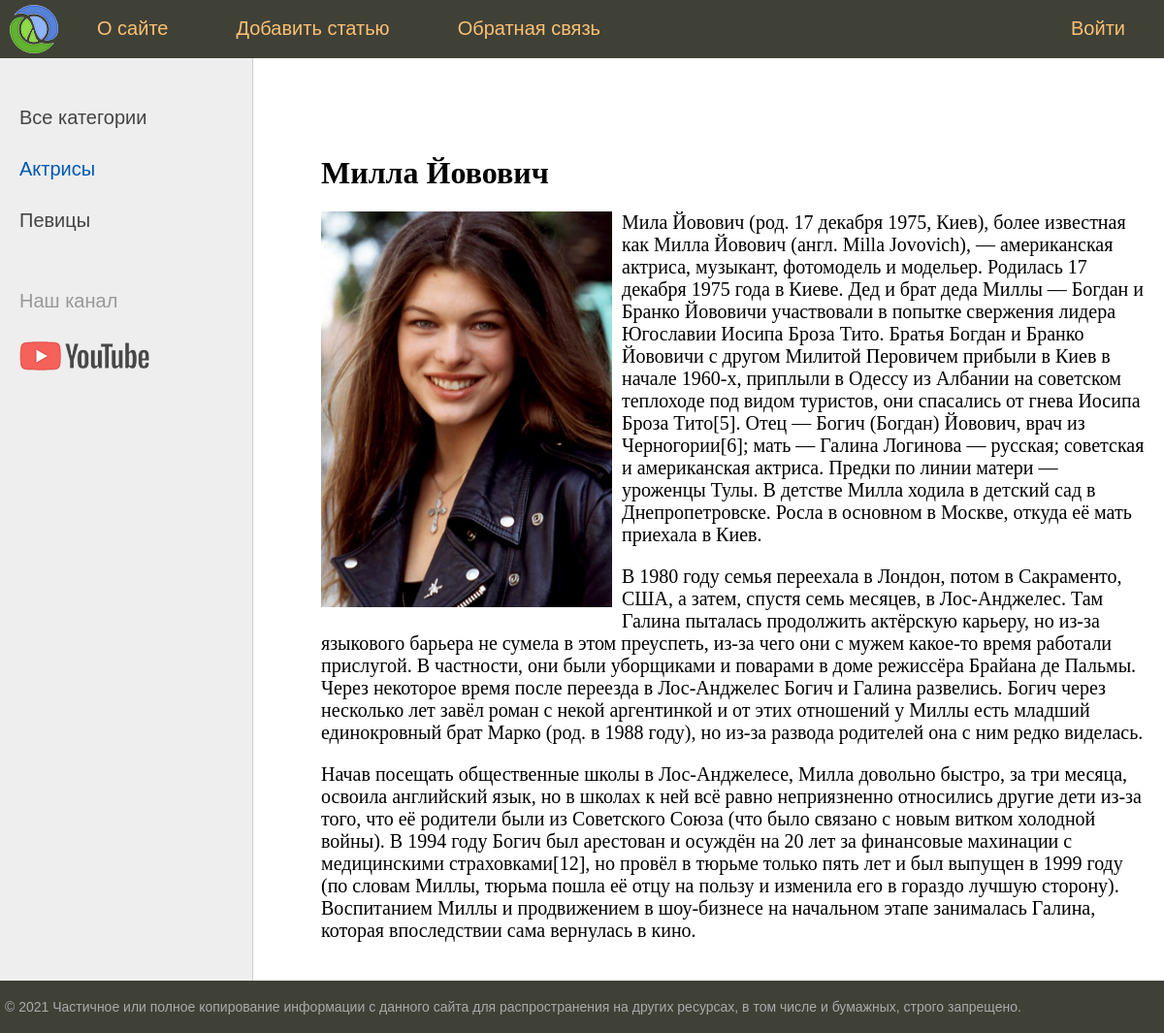
Screenshot of /3/ with the database file from the repository.
### women/models.py (models this page shows, shortened)
class Category(models.Model):
    name = models.CharField(max_length=100, db_index=True, verbose_name="Категория")                       #  Название рубрики
    def get_absolute_url(self):
        return reverse('category', kwargs={'cat_id': self.pk})
    class Meta:
        verbose_name = 'Категорию'
        verbose_name_plural = 'Категории'
        ordering = ['id']

class Women(models.Model):
    title = models.CharField(max_length=255, verbose_name="Заголовок")
    content = models.TextField(blank=True, verbose_name="Текст статьи")                                    #  blank=True поле может оставаться пустым
    photo = models.ImageField(upload_to="photos/%Y/%m/%d/", verbose_name="Фото")                           #  подкаталог photos/%Y/%m/%d/ текущий год/месяц/день
    time_create = models.DateTimeField(auto_now_add=True, verbose_name="Время создания")                   #  auto_now_add=True примет текущее время в момент записи и его не поменяет
    time_update = models.DateTimeField(auto_now=True, verbose_name="Время изменения")                      #  auto_now=True примет текущее время в момент записи и его поменяет в случае редактирования
    is_published = models.BooleanField(default=True, verbose_name="Публикация")                            #  default=True при добавлении новой записи то данное поле по умол. примет True
    cat = models.ForeignKey('Category', on_delete=models.PROTECT, null=True, verbose_name="Категория")     # 'Category' имя класса в кавычках поскольку class Category идет после class Women
    class Meta:
        verbose_name = 'Известные женщины'
        verbose_name_plural = 'Известные женщины'
        ordering = ['time_create', 'title']                                                                #  Сортировка по времени в admin django

### women/views.py (the view)
# urls.py: path('<int:post_id>/', show_post, name='post'),
def show_post(request, post_id):
    post = get_object_or_404(Women, pk=post_id)
    context = {
        'post': post,
        'menu': menu,
        'title': post.title,
        'cat_selected': post.cat_id,
    }
    return render(request, 'women/post.html', context=context)

### women/templatetags/women_tags.py (called while the page is built)
@register.inclusion_tag('women/list_categories.html')
def show_categories(sort=None, cat_selected=0):              #  Возвращает полноценную html страницу
    if not sort:
        cats = Category.objects.all()                        #  Читает все категории из стр. Категории
    else:
        cats = Category.objects.order_by(sort)
    return {"cats": cats, "cat_selected": cat_selected}      #  Возвращает словарь

### women/templates/women/post.html
{% extends 'women/base.html' %}
{% block content %}
<h1>{{post.title}}</h1>
{% if post.photo %}
<p><img class="img-article-left" src="{{post.photo.url}}"></p>
{% endif %}
{{post.content|linebreaks}}
{% endblock %}

### women/templates/women/list_categories.html
{% for c in cats %}
{% if c.pk == cat_selected %}
<li class="selected">{{ c.name }}</li>
{% else %}
<li><a href="{{ c.get_absolute_url }}">{{ c.name }}</a></li>
{% endif %}
{% endfor %}

### women/static/women/css/styles.css (style rules this page uses)
html, body { font-family: 'Arial'; margin: 0; padding: 0; height: 100%; width: 100%; color: #444; }
a { color: #0059b2; text-decoration: none; }
img { max-width: 600px; height: auto; }
img.img-article-left { max-width: 300px; height: auto; float: left; padding: 0 10px 10px 0; }
.left-chapters ul li { margin: 30px 0 0 0; color: #999; }
.left-chapters ul li.selected { color: #0059b2; }
.left-chapters ul li a { color: #444; text-decoration: none; }
.content-text h1 { font-size: 32px; }

### rows the page displays
Category: name "Актрисы"
Category: name "Певицы"
Women: title "Милла Йовович", photo (picture), content "Мила Йовович (род. 17 декабря 1975, Киев), более известная как Милла Йовович (англ. Milla Jovovich), — американская актриса, музыкант, фотомодель и модельер. Родилась 17 декабря 1975 года в Киеве. Дед и брат деда Миллы — Богдан и Бранко Йововичи участвовали в попытке свержения лидера Югославии Иосипа Броза Тито. Братья Богдан и Бранко Йововичи с другом Милитой Перовичем прибыли в Киев в начале 1960-х, приплыли в Одессу из Албании на советском теплоходе под видом туристов, они спасались от гнева Иосипа Броза Тито[5]. Отец — Богич (Богдан) Йовович, врач из Черногории[6]; мать — Галина Логинова — русская; советская и американская актриса. Предки по линии матери — уроженцы Тулы. В детстве Милла…"

### other values shown
{{ m.title }} "О сайте" "Добавить статью" "Обратная связь"
{{ m.title }} "Войти"
